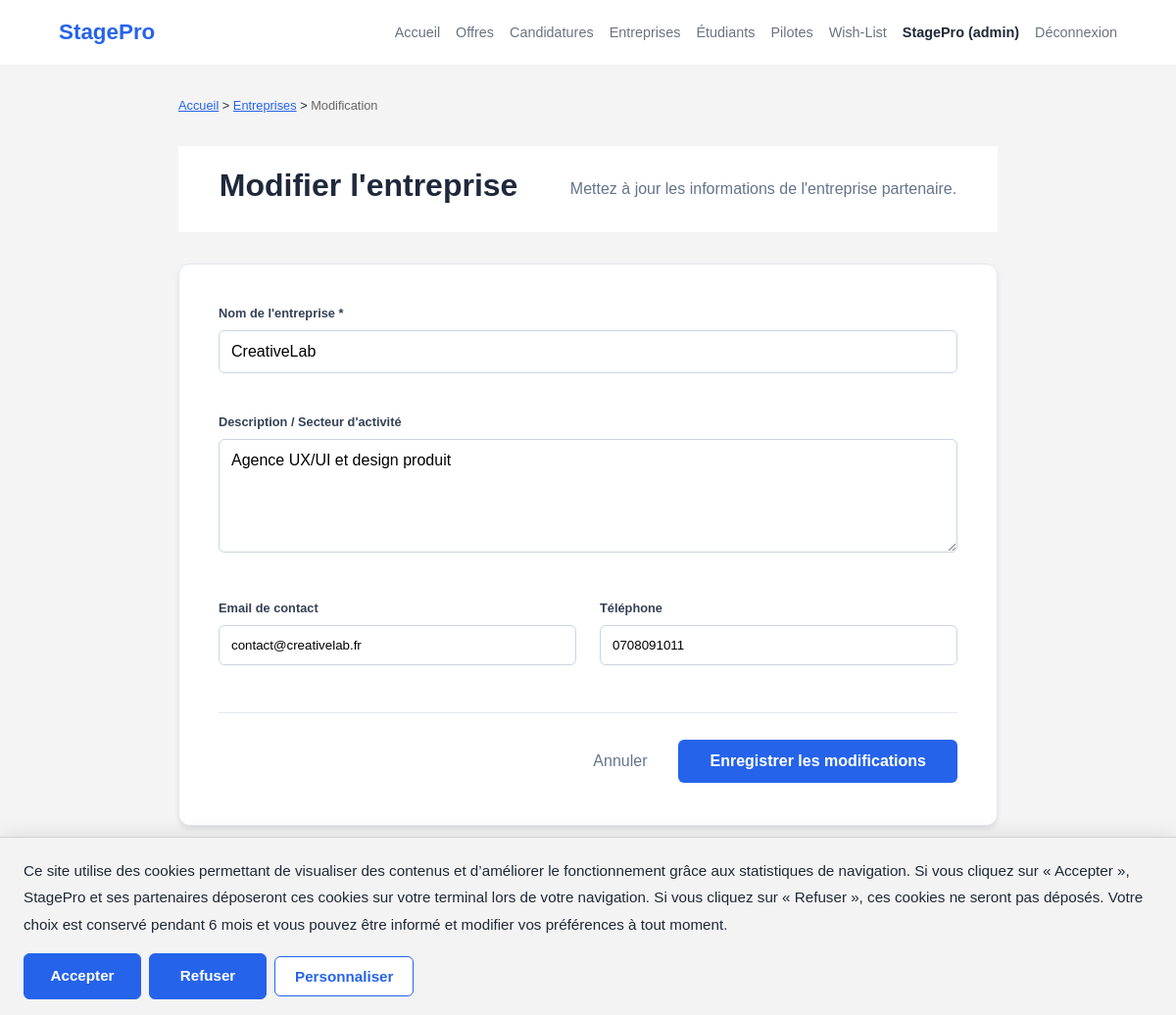
The app's page /index.php?page=entreprise-edit&id=3 (signed in) with its own data.
### tables this page shows
CREATE TABLE `entreprises` (
  `id` int(11) NOT NULL,
  `nom` varchar(150) NOT NULL,
  `description` text DEFAULT NULL,
  `email_contact` varchar(150) DEFAULT NULL,
  `telephone_contact` varchar(30) DEFAULT NULL,
  `created_at` timestamp NOT NULL DEFAULT current_timestamp()
);

### app/Controllers/EntrepriseController.php (called while the page is built, shortened)
<?php
require_once __DIR__ . '/../Models/Entreprise.php';
class EntrepriseController {
    private $model;
    public function __construct() {
        $this->model = new Entreprise();
    }
    public function edit($id) {
        $entreprise = $this->model->findById((int)$id);
        include __DIR__ . '/../Views/layout/header.php';
        include __DIR__ . '/../Views/entreprises/formulaire.php';
        include __DIR__ . '/../Views/layout/footer.php';
    }
}

### app/Models/Entreprise.php (called while the page is built, shortened)
<?php
require_once __DIR__ . '/../../config/Database.php';
class Entreprise
{
    private PDO $pdo;
    public function __construct()
    {
        $this->pdo = Database::getConnection();
    }
    public function findById(int $id): array|false
    {
        $sql = "SELECT * FROM entreprises WHERE id = :id";
        $stmt = $this->pdo->prepare($sql);
        $stmt->bindValue(':id', $id, PDO::PARAM_INT);
        $stmt->execute();
        return $stmt->fetch(PDO::FETCH_ASSOC);
    }
}

### config/Database.php (called while the page is built)
<?php
class Database {
    private static $instance = null;
    public static function getConnection() {
        if (self::$instance === null) {
            try {
                self::$instance = new PDO(
                    "mysql:host=localhost;dbname=stagepro;charset=utf8",
                    "root",
                    ""
                );
                self::$instance->setAttribute(PDO::ATTR_ERRMODE, PDO::ERRMODE_EXCEPTION);
                self::$instance->setAttribute(PDO::ATTR_DEFAULT_FETCH_MODE, PDO::FETCH_ASSOC);
            } catch (PDOException $e) {
                die("Erreur de connexion : " . $e->getMessage());
            }
        }
        return self::$instance;
    }
}

### app/Views/entreprises/formulaire.php (the view, shortened to what this page needs)
<?php
$isEdit = isset($entreprise) && !empty($entreprise['id']);
?>
<div style="padding: 2rem; max-width: 900px; margin: 0 auto;">
    <nav aria-label="Fil d’ariane" style="margin-bottom: 2rem; font-size: 0.8rem;">
      <p>
        <a href="index.php?page=home" style="color: #2563eb;">Accueil</a> &gt;
        <a href="index.php?page=entreprises" style="color: #2563eb;">Entreprises</a> &gt;
        <span style="color: #666;"><?= $isEdit ? 'Modification' : 'Création' ?></span>
      </p>
    </nav>
    <header style="margin-bottom: 2rem;">
      <h1 style="font-size: 2rem; color: #1e293b; margin-bottom: 0.5rem;">
        <?= $isEdit ? "Modifier l'entreprise" : "Ajouter une entreprise" ?>
      </h1>
      <p style="color: #64748b;">
        <?= $isEdit ? "Mettez à jour les informations de l'entreprise partenaire." : "Remplissez le formulaire pour référencer une nouvelle entreprise." ?>
      </p>
    </header>
    <form action="index.php?page=<?= $isEdit ? 'entreprise-update' : 'entreprise-save' ?>" method="post"
          style="background: #ffffff; padding: 2.5rem; border-radius: 12px; border: 1px solid #e2e8f0; box-shadow: 0 4px 6px -1px rgba(0, 0, 0, 0.1);">
        <div style="margin-bottom: 1.5rem;">
          <label for="nom" style="display: block; margin-bottom: 0.5rem; font-weight: 600; color: #334155;">Nom de l'entreprise *</label>
          <input type="text" id="nom" name="nom" value="<?= htmlspecialchars($entreprise['nom'] ?? '') ?>" required
                 style="width: 100%; padding: 0.75rem; border-radius: 6px; border: 1px solid #cbd5e1; font-size: 1rem;">
        </div>
        <div style="margin-bottom: 1.5rem;">
          <label for="description" style="display: block; margin-bottom: 0.5rem; font-weight: 600; color: #334155;">Description / Secteur d'activité</label>
          <textarea id="description" name="description" rows="5"
                    style="width: 100%; padding: 0.75rem; border-radius: 6px; border: 1px solid #cbd5e1; font-size: 1rem; font-family: inherit;"><?= htmlspecialchars($entreprise['description'] ?? '') ?></textarea>
        </div>
        <div style="display: grid; grid-template-columns: 1fr 1fr; gap: 1.5rem; margin-bottom: 2rem;">
            <div>
              <label for="email_contact" style="display: block; margin-bottom: 0.5rem; font-weight: 600; color: #334155;">Email de contact</label>
              <input type="email" id="email_contact" name="email_contact" value="<?= htmlspecialchars($entreprise['email_contact'] ?? '') ?>"
                     style="width: 100%; padding: 0.75rem; border-radius: 6px; border: 1px solid #cbd5e1;">
            </div>
            <div>
              <label for="telephone_contact" style="display: block; margin-bottom: 0.5rem; font-weight: 600; color: #334155;">Téléphone</label>
              <input type="text" id="telephone_contact" name="telephone_contact" value="<?= htmlspecialchars($entreprise['telephone_contact'] ?? '') ?>"
                     style="width: 100%; padding: 0.75rem; border-radius: 6px; border: 1px solid #cbd5e1;">
            </div>
        </div>
        <div style="padding-top: 1.5rem; border-top: 1px solid #e2e8f0; display: flex; flex-direction: row-reverse; gap: 1rem; align-items: center;">
          <button type="submit"
                  style="background-color: #2563eb; color: #ffffff; padding: 0.8rem 2rem; border: none; border-radius: 6px; font-weight: 600; cursor: pointer; font-size: 1rem; transition: background 0.2s;">
            <?= $isEdit ? "Enregistrer les modifications" : "Créer l'entreprise" ?>
          </button>
          <a href="index.php?page=entreprises"
             style="text-decoration: none; color: #64748b; font-weight: 500; font-size: 1rem; padding: 0.8rem 1rem;">
            Annuler
          </a>
        </div>
    </form>
</div>

### public/styles.css (style rules this page uses)
:root { --bg-body: #f4f4f4; --surface: #ffffff; --accent: #2563eb; --text-main: #1f2937; --text-muted: #6b7280; --border: #d1d5db; --header-height: 0px; }
* { box-sizing: border-box; margin: 0; padding: 0; }
body { background-color: var(--bg-body); color: var(--text-main); font-family: sans-serif; line-height: 1.5; padding-bottom: 2rem; }
header { padding: 1rem 5%; display: flex; justify-content: space-between; align-items: center; background: #fff; position: sticky; top: 0; z-index: 1000; border-bottom: none; }
header h1 { font-size: 1.4rem; color: var(--accent); }
form { background: #fff; padding: 1.5rem; border: 1px solid var(--border); }
label { font-weight: bold; font-size: 0.8rem; display: block; margin-bottom: 0.3rem; }
input, select, textarea { width: 100%; border: 1px solid var(--border); padding: 0.5rem; margin-bottom: 1rem; }
button { background: #374151; color: #fff; border: none; padding: 0.6rem 1rem; cursor: pointer; }

### records on screen
entreprises: nom "CreativeLab", description "Agence UX/UI et design produit", email_contact "contact@creativelab.fr", telephone_contact "0708091011"

### other values on screen
$_SESSION['user']['prenom'] "StagePro"
$_SESSION['user']['role'] "admin"
